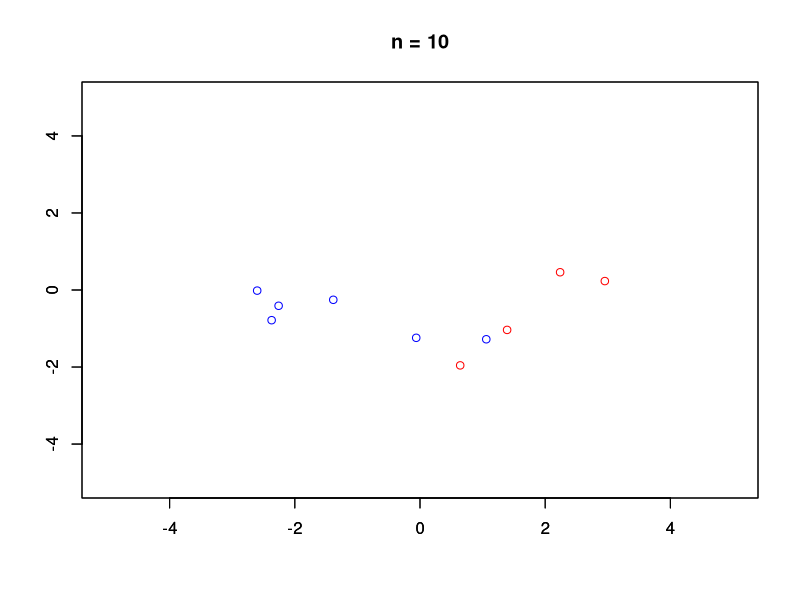
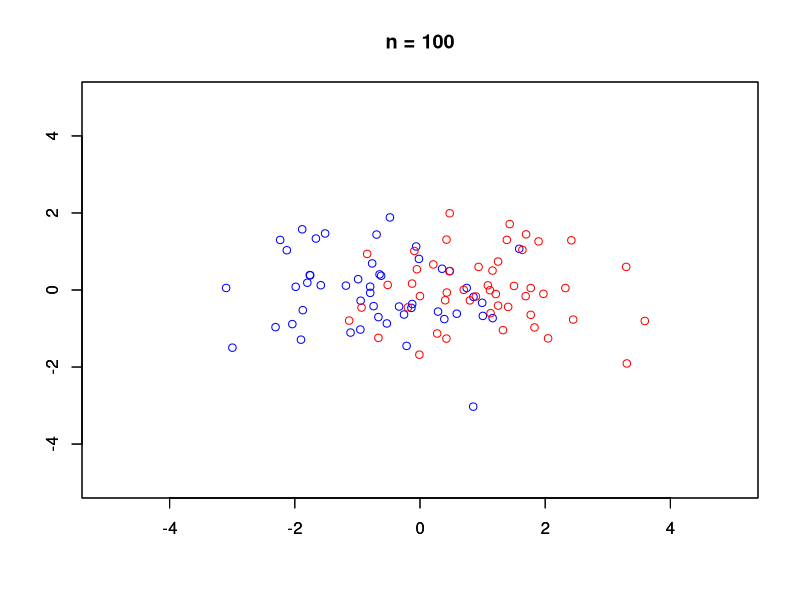
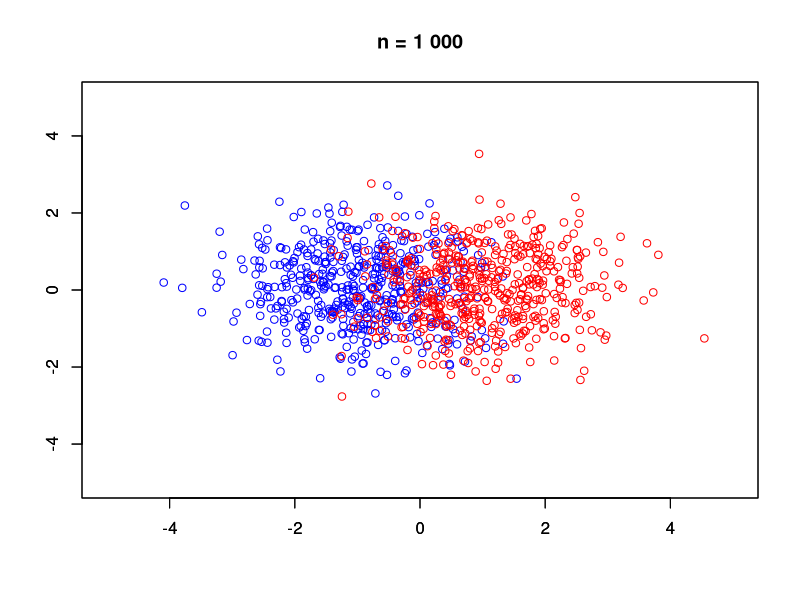
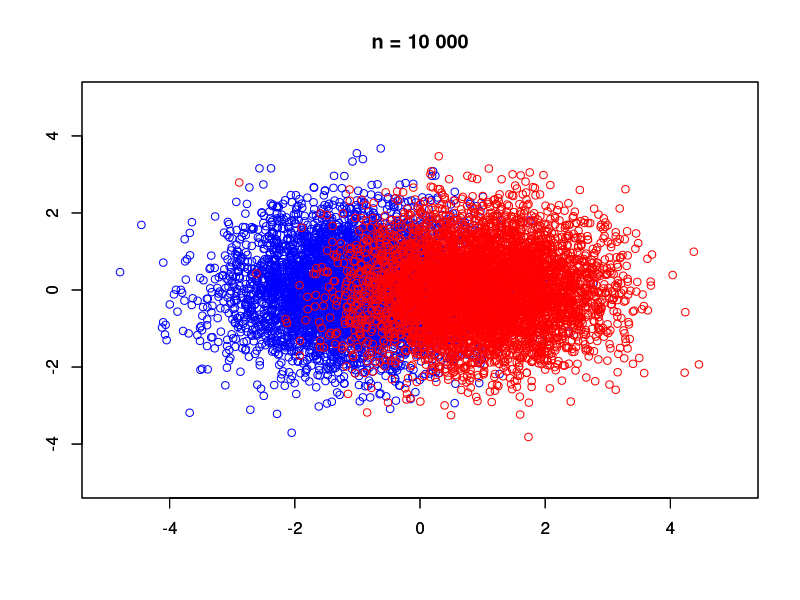
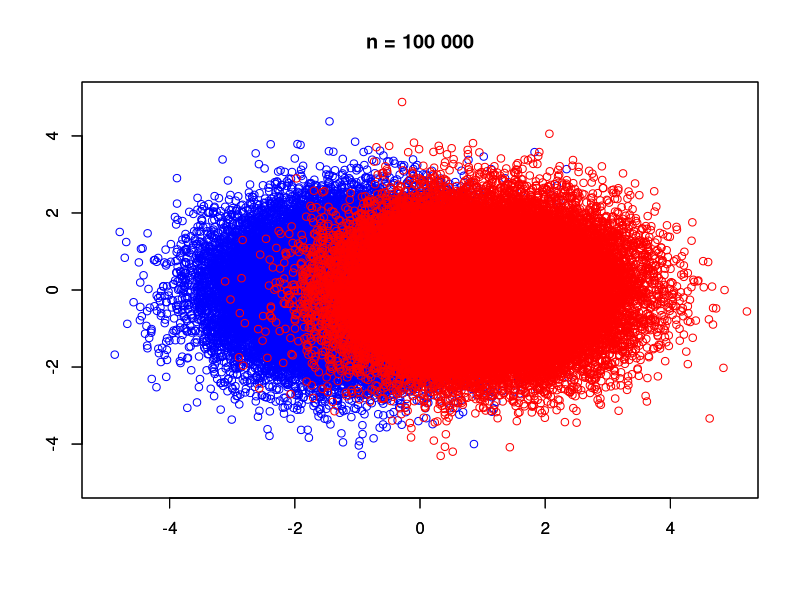
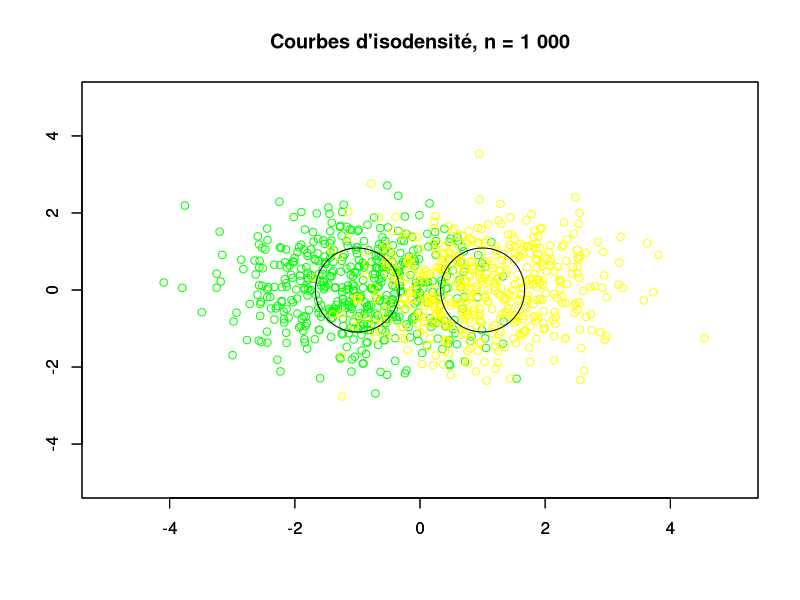
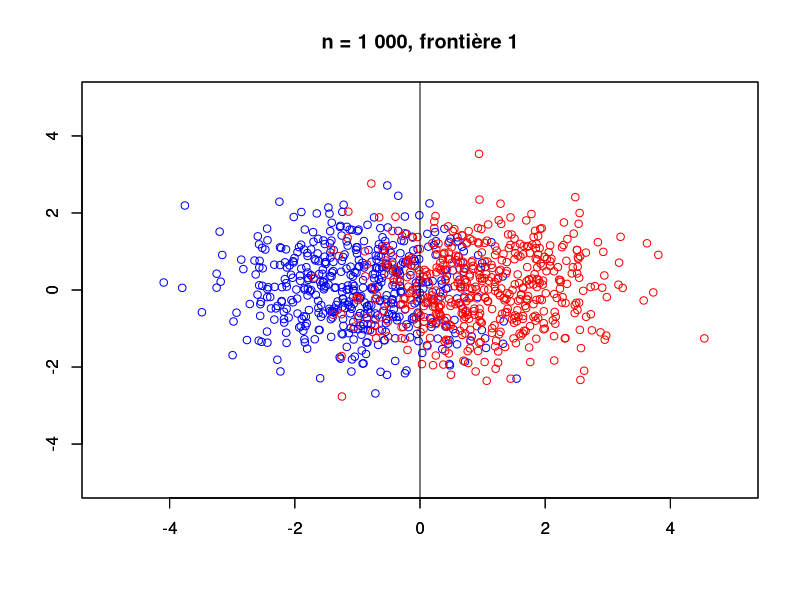
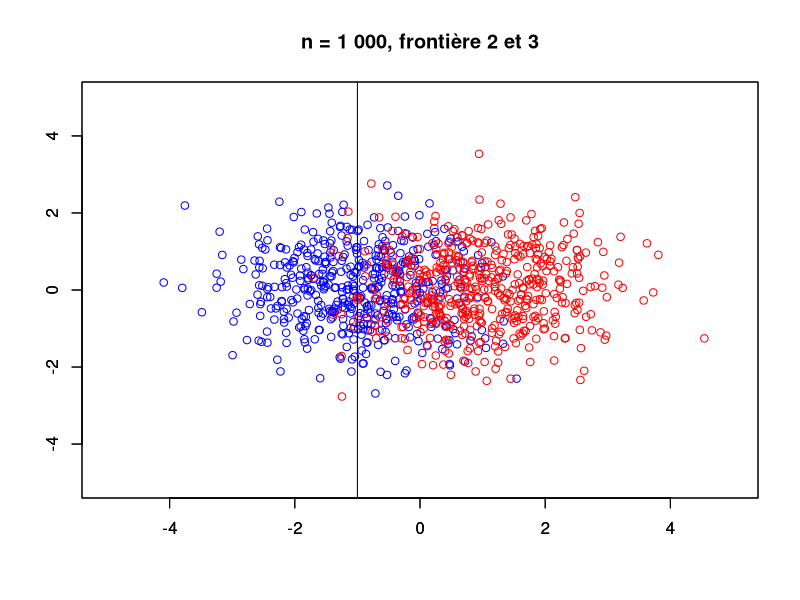

The R script that drew these images, in order:
# UV : SY09 - TP03: Théorie de la décision
# Exercice 2 : Règle de Bayes
# Auteurs : Bertrand Bon - Antoine Hars
# Fichier : exercice2.R

library(MASS)

# Fonction de création de l'échantillon.
simul <- function (n, pi, mu1, mu2, sigma1, sigma2) {

	# On crée la matrice contenant l'échantillon résultat de la fonction.
	result = matrix(nrow = n, ncol = 3)
	# Affectation de chaque élément de l'échantillon final à la classe 0 ou 1.
	for (k in 1:n) {
		rand = sample(0:1, 1)
		result[k, 3] = rand
		
		if (result[k, 3] == 0) {
			result[k, c(1, 2)] = mvrnorm(1, mu1, sigma1)
		} else {
			result[k, c(1, 2)] = mvrnorm(1, mu2, sigma2)
		}
	}
	return (result)
}

# 1)
pi = 1 / 2
n1 = 10
n2 = 100
n3 = 1000
n4 = 10000
n5 = 100000

mu1 = c(-1, 0)
si1 = matrix(c(1, 0, 0, 1), 2, 2)
mu2 = c(1, 0)
si2 = matrix(c(1, 0, 0, 1), 2, 2)

t6 = simul(n1, pi, mu1, mu2, si1, si2)
t7 = simul(n2, pi, mu1, mu2, si1, si2)
t8 = simul(n3, pi, mu1, mu2, si1, si2)
t9 = simul(n4, pi, mu1, mu2, si1, si2)
t10 = simul(n5, pi, mu1, mu2, si1, si2)

png(file = "plots/plot_simul_6.png")
plot(t6[t6[ ,3] == 0, c(1, 2)], col = c("blue"), ylim = c(-5, 5), xlim = c(-5, 5), xlab = "", ylab = "", main = "")
par(new = TRUE)
plot(t6[t6[ ,3] == 1, c(1, 2)], col = c("red"), ylim = c(-5, 5), xlim = c(-5, 5), xlab = "", ylab = "", main = "n = 10")
dev.off()

png(file = "plots/plot_simul_7.png")
plot(t7[t7[ ,3] == 0, c(1, 2)], col = c("blue"), ylim = c(-5, 5), xlim = c(-5, 5), xlab = "", ylab = "", main = "")
par(new = TRUE)
plot(t7[t7[ ,3] == 1, c(1, 2)], col = c("red"), ylim = c(-5, 5), xlim = c(-5, 5), xlab = "", ylab = "", main = "n = 100")
dev.off()

png(file = "plots/plot_simul_8.png")
plot(t8[t8[ ,3] == 0, c(1, 2)], col = c("blue"), ylim = c(-5, 5), xlim = c(-5, 5), xlab = "", ylab = "", main = "")
par(new = TRUE)
plot(t8[t8[ ,3] == 1, c(1, 2)], col = c("red"), ylim = c(-5, 5), xlim = c(-5, 5), xlab = "", ylab = "", main = "n = 1 000")
dev.off()

png(file = "plots/plot_simul_9.png")
plot(t9[t9[ ,3] == 0, c(1, 2)], col = c("blue"), ylim = c(-5, 5), xlim = c(-5, 5), xlab = "", ylab = "", main = "")
par(new = TRUE)
plot(t9[t9[ ,3] == 1, c(1, 2)], col = c("red"), ylim = c(-5, 5), xlim = c(-5, 5), xlab = "", ylab = "", main = "n = 10 000")
dev.off()

png(file = "plots/plot_simul_10.png")
plot(t10[t10[ ,3] == 0, c(1, 2)], col = c("blue"), ylim = c(-5, 5), xlim = c(-5, 5), xlab = "", ylab = "", main = "")
par(new = TRUE)
plot(t10[t10[ ,3] == 1, c(1, 2)], col = c("red"), ylim = c(-5, 5), xlim = c(-5, 5), xlab = "", ylab = "", main = "n = 100 000")
dev.off()

# 2)
var(t6[ ,c(1, 2)][,3 == 0])
var(t7[ ,c(1, 2)])
var(t8[ ,c(1, 2)])
var(t9[ ,c(1, 2)])
var(t10[ ,c(1, 2)])

# Courbes d'isodensité
png(file = "plots/plot_isodensite.png")
plot(t8[t8[ ,3] == 0, c(1, 2)], col = c("green"), ylim = c(-5, 5), xlim = c(-5, 5), xlab = "", ylab = "", main = "")
par(new = TRUE)
plot(t8[t8[ ,3] == 1, c(1, 2)], col = c("yellow"), ylim = c(-5, 5), xlim = c(-5, 5), xlab = "", ylab = "", main = "Courbes d'isodensité, n = 1 000")
symbols(1, 0, circles = 0.671, inches = F, add = T)
symbols(-1, 0, circles = 0.671, inches = F, add = T)
dev.off()

png(file = "plots/plot_frontiere_1.png")
plot(t8[t8[ ,3] == 0, c(1, 2)], col = c("blue"), ylim = c(-5, 5), xlim = c(-5, 5), xlab = "", ylab = "", main = "")
par(new = TRUE)
plot(t8[t8[ ,3] == 1, c(1, 2)], col = c("red"), ylim = c(-5, 5), xlim = c(-5, 5), xlab = "", ylab = "", main = "n = 1 000, frontière 1")
abline(lty = 1, a = 0, b = 1000000, col = 1)
dev.off()

png(file = "plots/plot_frontiere_2.png")
plot(t8[t8[ ,3] == 0, c(1, 2)], col = c("blue"), ylim = c(-5, 5), xlim = c(-5, 5), xlab = "", ylab = "", main = "")
par(new = TRUE)
plot(t8[t8[ ,3] == 1, c(1, 2)], col = c("red"), ylim = c(-5, 5), xlim = c(-5, 5), xlab = "", ylab = "", main = "n = 1 000, frontière 2 et 3")
abline(lty = 1, a = 1000000, b = 1000000, col = 1)
dev.off()





# ANNEXE
calculEstimations <- function (ech) {

	result = matrix(c(0, 0, 0, 0), 2, 4) # lignes puis colonnes.
	tt1 = 0
	tt2 = 0

	for (i in 1:nrow(ech[1:(nrow(ech)), ])) {
		if (ech[i, 3] == 0) {
			result[1, 1] = result[1,1] + ech[i,1]
			result[2, 1] = result[2,1] + ech[i,2]
				
			result[1, 2] = ech[i,1]^2 / nrow(ech)
			result[2, 2] = ech[i,2]^2 / nrow(ech)
			
			tt1 = tt1 + 1
		} else {
			result[1, 3] = result[1, 3] + ech[i,1]
			result[2, 3] = result[2, 3] + ech[i,2]

			result[1, 4] = ech[i,1]^2
			result[2, 4] = ech[i,2]^2

			tt2 = tt2 + 1
		}
	}
	result[1, 1] = result[1, 1] / tt1
	result[2, 1] = result[2, 1] / tt1

	result[1, 3] = result[1, 3] / tt1
	result[2, 3] = result[2, 3] / tt1

	result[1, 2] = (result[1, 2] - result[1, 1]^2) / tt1
	result[2, 2] = (result[2, 2] - result[2, 1]^2) / tt1
	
	result[1, 4] = (result[1, 4] - result[1, 3]^2) / tt2
	result[2, 4] = (result[2, 4] - result[2, 3]^2) / tt2
	
	return (result)
}




# Le rayon est corrélé avec l'écart type.
# écart type faible, gaussienne serrée.

# intervalle de confiance avec des tests de Student.

# 3)

# 4)
# a)

# b)
# Donner une estimation avec 5 exemples, avec 10 exemples dans la 2)
# i.

# ii.

# iii.

# c)
